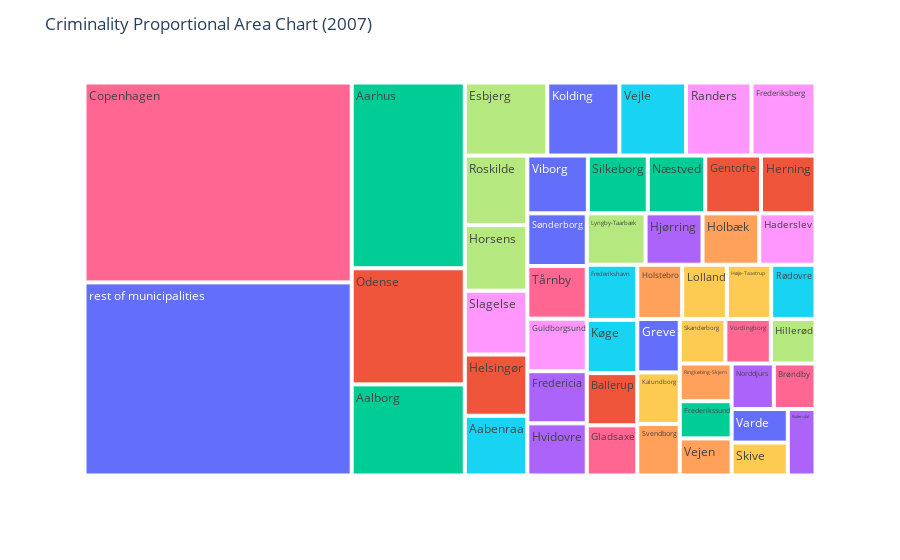

The notebook cell saved with this chart:
### Markdown cell above
**INTERPRETATION**

**The graph above shows the total number of crimes in Denmark in each year from 2007 to 2022. As we can see, there is a clear downward trend in crime rates. While there was a spike in 2022, this figure does not exceed pre-pandemic levels.**

### Code cell
from ipywidgets import interact, widgets

# Define the interactive widget for selecting the year
year_widget = widgets.IntSlider(
    value=2007,
    min=2007,
    max=2022,
    step=1,
    description='Year:'
)

# Define the function that creates the proportional area chart
def create_chart(year):
    # Filter the data to only include the selected year and drop the row with the "Unknown municipality" value
    year_data = criminality_year[['municipalities', f'crim_{year}']].drop(criminality_year.index[criminality_year['municipalities'] == 'Unknown municipality'])
    
    # Calculate the total crimes for the year
    total_crimes = year_data[f'crim_{year}'].sum()
    
    # Calculate the proportional area for each municipality
    year_data['area'] = year_data[f'crim_{year}']/total_crimes
    
    # Sort the data by crime in descending order
    year_data = year_data.sort_values(by=f'crim_{year}', ascending=False)
    
    # Get the top 50 municipalities by crime
    top_municipalities = year_data.iloc[:50, :]
    
    # Calculate the cumulative proportion of crimes and the index of the row where the cumulative proportion exceeds 0.5
    top_municipalities['cumulative_prop'] = top_municipalities['area'].cumsum()
    index_cutoff = top_municipalities[top_municipalities['cumulative_prop'] > 0.5].index[0]
    
    # Aggregate the municipalities that represent less than 50% of the crimes into a single observation
    rest_of_municipalities = year_data.iloc[50:, :]
    rest_of_municipalities = pd.DataFrame(rest_of_municipalities.sum(numeric_only=True)).T
    rest_of_municipalities['municipalities'] = 'rest of municipalities'
    rest_of_municipalities['area'] = 1 - top_municipalities.iloc[:index_cutoff, :]['area'].sum()
    
    # Combine the top municipalities and the aggregated municipalities
    year_data = pd.concat([top_municipalities.iloc[:index_cutoff, :], rest_of_municipalities], ignore_index=True)
    
    # Create a label showing the percentage of crimes for each municipality
    year_data['label'] = year_data.apply(lambda row: f"{row['municipalities']}: {row['crim_' + str(year)] / total_crimes:.2%}", axis=1)
    
    # Create the chart using Plotly Express
    fig = px.treemap(year_data, path=['municipalities'], values='area', color='municipalities', hover_data=['label'])
    fig.update_layout(
        title=f'Criminality Proportional Area Chart ({year})',
        xaxis_title='Municipality',
        yaxis_title='Proportional Area',
    )
    fig.show()

# Create the interactive widget
interact(create_chart, year=year_widget)

### Figure 1 — Plotly figure (JSON) as saved in the notebook; plotly's stock layout.template omitted (floating-point values rounded to 4 significant figures)
{"data": [{"branchvalues": "total", "customdata": [["Greve: 0.79%", "Greve"], ["Ballerup: 0.92%", "Ballerup"], ["Aalborg: 3.59%", "Aalborg"], ["Norddjurs: 0.67%", "Norddjurs"], ["Vejen: 0.67%", "Vejen"], ["Aabenraa: 1.30%", "Aabenraa"], ["Brøndby: 0.66%", "Brøndby"], ["Horsens: 1.43%", "Horsens"], ["Frederiksberg: 1.63%", "Frederiksberg"], ["Lolland: 0.84%", "Lolland"], ["Sønderborg: 1.09%", "Sønderborg"], ["Herning: 1.10%", "Herning"], ["Næstved: 1.16%", "Næstved"], ["Rudersdal: 0.64%", "Rudersdal"], ["Holstebro: 0.85%", "Holstebro"], ["Køge: 0.94%", "Køge"], ["Gladsaxe: 0.88%", "Gladsaxe"], ["Hillerød: 0.69%", "Hillerød"], ["Slagelse: 1.39%", "Slagelse"], ["Kalundborg: 0.76%", "Kalundborg"], ["Kolding: 1.83%", "Kolding"], ["Odense: 4.57%", "Odense"], ["Frederikssund: 0.67%", "Frederikssund"], ["Hvidovre: 1.08%", "Hvidovre"], ["Ringkøbing-Skjern: 0.68%", "Ringkøbing-Skjern"], ["Rødovre: 0.84%", "Rødovre"], ["Copenhagen: 18.59%", "Copenhagen"], ["Lyngby-Taarbæk: 1.05%", "Lyngby-Taarbæk"], ["Randers: 1.66%", "Randers"], ["Høje-Taastrup: 0.84%", "Høje-Taastrup"], ["Varde: 0.66%", "Varde"], ["Helsingør: 1.33%", "Helsingør"], ["Aarhus: 7.31%", "Aarhus"], ["Fredericia: 1.08%", "Fredericia"], ["Svendborg: 0.76%", "Svendborg"], ["Frederikshavn: 0.97%", "Frederikshavn"], ["Vordingborg: 0.70%", "Vordingborg"], ["Roskilde: 1.51%", "Roskilde"], ["Haderslev: 1.01%", "Haderslev"], ["Skanderborg: 0.71%", "Skanderborg"], ["Viborg: 1.22%", "Viborg"], ["Gentofte: 1.12%", "Gentofte"], ["Silkeborg: 1.21%", "Silkeborg"], ["Hjørring: 1.02%", "Hjørring"], ["Holbæk: 1.01%", "Holbæk"], ["Vejle: 1.69%", "Vejle"], ["Tårnby: 1.09%", "Tårnby"], ["Esbjerg: 2.10%", "Esbjerg"], ["Guldborgsund: 1.09%", "Guldborgsund"], ["Skive: 0.64%", "Skive"], ["rest of municipalities: 17.96%", "rest of municipalities"]], "domain": {"x": [0, 1], "y": [0, 1]}, "hovertemplate": "labels=%{label}<br>area=%{value}<br>parent=%{parent}<br>id=%{id}<br>label=%{customdata[0]}<br>municipalities=%{customdata[1]}<extra></extra>", "ids": ["Greve", "Ballerup", "Aalborg", "Norddjurs", "Vejen", "Aabenraa", "Brøndby", "Horsens", "Frederiksberg", "Lolland", "Sønderborg", "Herning", "Næstved", "Rudersdal", "Holstebro", "Køge", "Gladsaxe", "Hillerød", "Slagelse", "Kalundborg", "Kolding", "Odense", "Frederikssund", "Hvidovre", "Ringkøbing-Skjern", "Rødovre", "Copenhagen", "Lyngby-Taarbæk", "Randers", "Høje-Taastrup", "Varde", "Helsingør", "Aarhus", "Fredericia", "Svendborg", "Frederikshavn", "Vordingborg", "Roskilde", "Haderslev", "Skanderborg", "Viborg", "Gentofte", "Silkeborg", "Hjørring", "Holbæk", "Vejle", "Tårnby", "Esbjerg", "Guldborgsund", "Skive", "rest of municipalities"], "labels": ["Greve", "Ballerup", "Aalborg", "Norddjurs", "Vejen", "Aabenraa", "Brøndby", "Horsens", "Frederiksberg", "Lolland", "Sønderborg", "Herning", "Næstved", "Rudersdal", "Holstebro", "Køge", "Gladsaxe", "Hillerød", "Slagelse", "Kalundborg", "Kolding", "Odense", "Frederikssund", "Hvidovre", "Ringkøbing-Skjern", "Rødovre", "Copenhagen", "Lyngby-Taarbæk", "Randers", "Høje-Taastrup", "Varde", "Helsingør", "Aarhus", "Fredericia", "Svendborg", "Frederikshavn", "Vordingborg", "Roskilde", "Haderslev", "Skanderborg", "Viborg", "Gentofte", "Silkeborg", "Hjørring", "Holbæk", "Vejle", "Tårnby", "Esbjerg", "Guldborgsund", "Skive", "rest of municipalities"], "marker": {"colors": ["#636efa", "#EF553B", "#00cc96", "#ab63fa", "#FFA15A", "#19d3f3", "#FF6692", "#B6E880", "#FF97FF", "#FECB52", "#636efa", "#EF553B", "#00cc96", "#ab63fa", "#FFA15A", "#19d3f3", "#FF6692", "#B6E880", "#FF97FF", "#FECB52", "#636efa", "#EF553B", "#00cc96", "#ab63fa", "#FFA15A", "#19d3f3", "#FF6692", "#B6E880", "#FF97FF", "#FECB52", "#636efa", "#EF553B", "#00cc96", "#ab63fa", "#FFA15A", "#19d3f3", "#FF6692", "#B6E880", "#FF97FF", "#FECB52", "#636efa", "#EF553B", "#00cc96", "#ab63fa", "#FFA15A", "#19d3f3", "#FF6692", "#B6E880", "#FF97FF", "#FECB52", "#636efa"]}, "name": "", "parents": ["", "", "", "", "", "", "", "", "", "", "", "", "", "", "", "", "", "", "", "", "", "", "", "", "", "", "", "", "", "", "", "", "", "", "", "", "", "", "", "", "", "", "", "", "", "", "", "", "", "", ""], "type": "treemap", "values": [0.007898, 0.00919, 0.03587, 0.006693, 0.006697, 0.01301, 0.006603, 0.01428, 0.01628, 0.008429, 0.0109, 0.01097, 0.01157, 0.006412, 0.008477, 0.009364, 0.008825, 0.006927, 0.0139, 0.007626, 0.01833, 0.04572, 0.006711, 0.01078, 0.006811, 0.008365, 0.1859, 0.01051, 0.01664, 0.008369, 0.006561, 0.01333, 0.07313, 0.01079, 0.007608, 0.009711, 0.007047, 0.01515, 0.01005, 0.007073, 0.01218, 0.01123, 0.01205, 0.01019, 0.01014, 0.01694, 0.01088, 0.02097, 0.01086, 0.006446, 0.1796]}], "layout": {"legend": {"tracegroupgap": 0}, "margin": {"t": 60}, "title": {"text": "Criminality Proportional Area Chart (2007)"}, "xaxis": {"title": {"text": "Municipality"}}, "yaxis": {"title": {"text": "Proportional Area"}}}}
